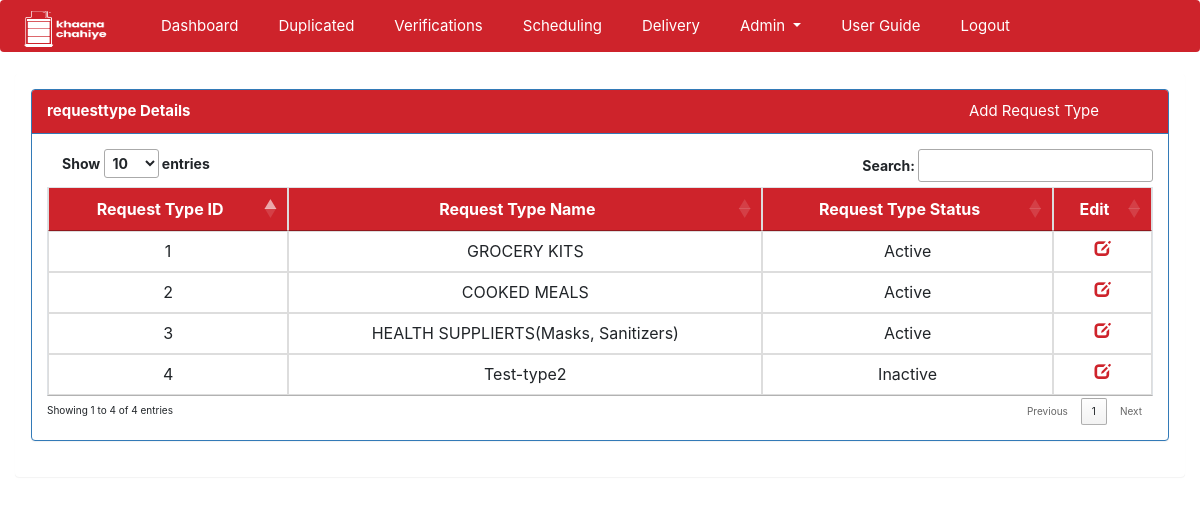
Screenshot of /main.php?page=admin/requesttype/requesttype (signed in) with the database file from the repository.
### tables this page shows
CREATE TABLE `request_types` (
  `id` bigint(20) UNSIGNED NOT NULL,
  `name` varchar(100) NOT NULL,
  `status` enum('Y','N') NOT NULL
);

### includes/functions.php (called while the page is built, shortened)
<?php
function core_encrypt($payload) {
    $key = hash('sha256', SECRET_KEY);
    $iv = substr(hash('sha256', md5("dmYHis").rand(0,9999)), 0, 16);
    $crypt = openssl_encrypt($payload, 'AES-256-CBC', $key, 0, $iv);
    $combo = base64_encode($iv . $crypt);
    $garble = urlencode($combo);
    return $garble;
}
function get_status($status) {
    if($status == 'Y') {
        $status_val = "Active";
    }else {
        $status_val = "Inactive";
    }
    return $status_val;
}
?>

### admin/requesttype/requesttype.php (the view, shortened to what this page needs)
<?php
$requesttype_details = "select * from ".request_types;
$requesttype_details_res = mysqli_query($conn,$requesttype_details) or die(mysqli_error($conn));
?>
<html>
<div class="panel panel-primary">
  <div class="panel-heading">
    <b>requesttype Details</b>
    <a class="menu-list" style="margin-left: 70%;" href="<?php echo WEBSITE . "ajax_index.php?page=admin/requesttype/add_requesttype_modal";  ?>" data-toggle="modal" data-target="#addrequesttypeModal">
            Add Request Type</a>
  </div>
  <div class="panel-body">
    <table class="table table-bordered dt-responsive nowrap dataTable no-footer">
        <thead>
          <tr>
            <th class="text-center">Request Type ID</th>
            <th class="text-center">Request Type Name</th>
            <th class="text-center">Request Type Status</th>
            <th class="text-center">Edit</th>
          </tr>
        </thead>
        <tbody>
        <?php
        if(mysqli_num_rows($requesttype_details_res) > 0):
        while($requesttype_details_row = mysqli_fetch_array($requesttype_details_res)):?>
          <tr>
            <td class="text-center"><?php echo $requesttype_details_row['id']; ?></td>
            <td class="text-center"><?php echo $requesttype_details_row['name']; ?></td>
            <td class="text-center"><?php echo get_status($requesttype_details_row['status']); ?></td>
            <?php $requesttype_id = core_encrypt($requesttype_details_row['id']); ?>
            <td class="text-center"><a style="color:#CE232B !important;" href="<?php echo WEBSITE . "ajax_index.php?page=admin/requesttype/edit_requesttype_modal&id=" . $requesttype_id;  ?>" data-toggle="modal" data-target="#editrequesttypeModal">
            <span class="glyphicon glyphicon-edit"></span></a>
            </td>
          </tr>
        <?php
        endwhile;
      endif;?>
        </tbody>
        </table>
  </div>
</div>
</html>

### css/index.css (style rules this page uses)
body { background: #3e4144; }

### css/home.css (style rules this page uses)
.nav-link,.menu-list,.dropdown-item { color: #ffffff !important; }
thead, .panel-heading { background-color: #CE232B; color: #fff; }
.panel-primary>.panel-heading { color: #fff; font-size: 15px !important; background-color: #CE232B; background-color: #CE232B; }

### rows the page displays
request_types: id "1", name "GROCERY KITS", status "Active"
request_types: id "2", name "COOKED MEALS", status "Active"
request_types: id "3", name "HEALTH SUPPLIERTS(Masks, Sanitizers)", status "Active"
request_types: id "4", name "Test-type2", status "Inactive"
